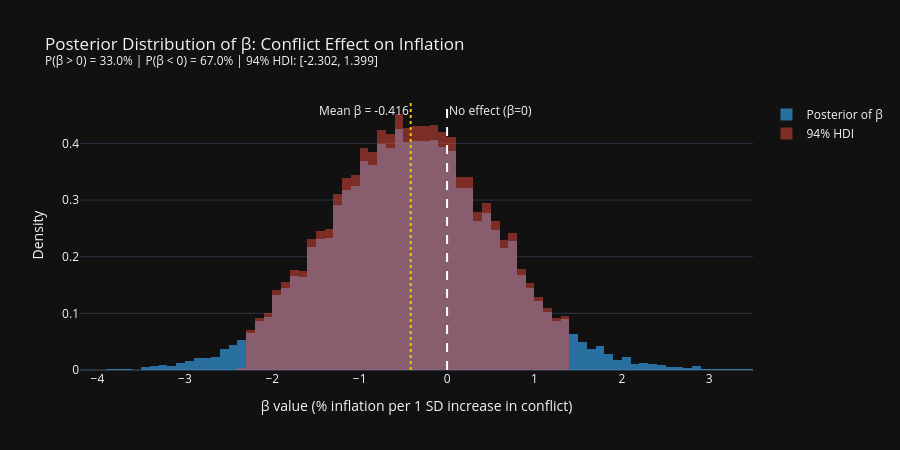
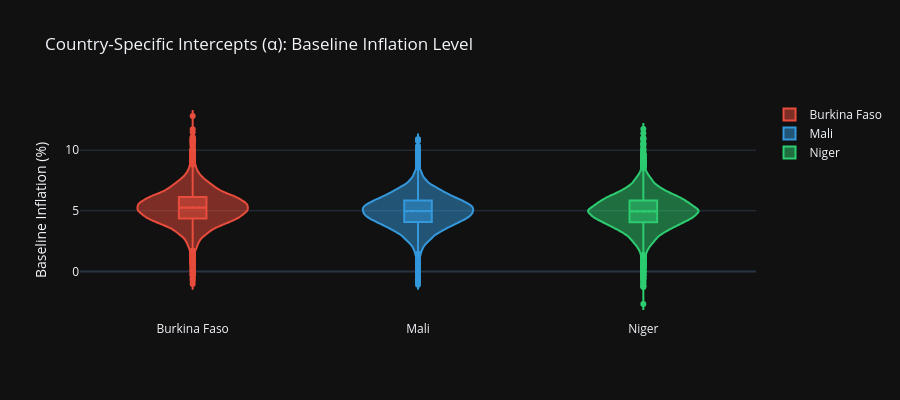

Here is the notebook cell these charts were saved with, in order:
### Code cell
# --- Extract posterior samples for beta
beta_samples = trace_hier.posterior["beta"].values.flatten()

# Compute key statistics
beta_mean = beta_samples.mean()
beta_hdi  = az.hdi(beta_samples, hdi_prob=0.94)
prob_pos  = (beta_samples > 0).mean() * 100
prob_neg  = (beta_samples < 0).mean() * 100

print(f"=== POSTERIOR SUMMARY: β (Conflict Effect) ===\n")
print(f"Mean             : {beta_mean:+.3f}%")
print(f"94% HDI          : [{beta_hdi[0]:.3f}, {beta_hdi[1]:.3f}]")
print(f"P(β > 0)         : {prob_pos:.1f}%")
print(f"P(β < 0)         : {prob_neg:.1f}%")

# --- Plotly visualization of posterior
fig = go.Figure()

# Histogram of posterior samples
fig.add_trace(go.Histogram(
    x=beta_samples,
    nbinsx=80,
    name="Posterior of β",
    marker_color="#3498db",
    opacity=0.7,
    histnorm="probability density",
))

# HDI shading
hdi_samples = beta_samples[
    (beta_samples >= beta_hdi[0]) & (beta_samples <= beta_hdi[1])
]
fig.add_trace(go.Histogram(
    x=hdi_samples,
    nbinsx=60,
    name="94% HDI",
    marker_color="#e74c3c",
    opacity=0.5,
    histnorm="probability density",
))

# Reference line at 0
fig.add_vline(
    x=0, line_dash="dash", line_color="white",
    annotation_text="No effect (β=0)",
    annotation_position="top right",
)

# Mean line
fig.add_vline(
    x=beta_mean, line_dash="dot", line_color="#f1c40f",
    annotation_text=f"Mean β = {beta_mean:+.3f}",
    annotation_position="top left",
)

fig.update_layout(
    title=f"Posterior Distribution of β: Conflict Effect on Inflation<br>"
          f"<sup>P(β > 0) = {prob_pos:.1f}% | "
          f"P(β < 0) = {prob_neg:.1f}% | "
          f"94% HDI: [{beta_hdi[0]:.3f}, {beta_hdi[1]:.3f}]</sup>",
    xaxis_title="β value (% inflation per 1 SD increase in conflict)",
    yaxis_title="Density",
    template="plotly_dark",
    height=450,
    barmode="overlay",
)
fig.show()

# --- Country-specific intercepts
alpha_samples = trace_hier.posterior["alpha"].values
fig2 = go.Figure()

for i, country in enumerate(countries):
    samples = alpha_samples[:, :, i].flatten()
    fig2.add_trace(go.Violin(
        y=samples,
        name=country,
        box_visible=True,
        meanline_visible=True,
        line_color=["#e74c3c", "#3498db", "#2ecc71"][i],
    ))

fig2.update_layout(
    title="Country-Specific Intercepts (α): Baseline Inflation Level",
    yaxis_title="Baseline Inflation (%)",
    template="plotly_dark",
    height=400,
)
fig2.show()

### Figure 1 — Plotly figure (JSON) as saved in the notebook; plotly's stock layout.template omitted (floating-point values rounded to 4 significant figures; data arrays with more than 128 entries replaced by an {"elided": "..."} marker saying what was removed)
{"data": [{"histnorm": "probability density", "marker": {"color": "#3498db"}, "name": "Posterior of β", "nbinsx": 80, "opacity": 0.7, "type": "histogram", "x": {"elided": "16000 float values"}}, {"histnorm": "probability density", "marker": {"color": "#e74c3c"}, "name": "94% HDI", "nbinsx": 60, "opacity": 0.5, "type": "histogram", "x": {"elided": "15041 float values"}}], "layout": {"annotations": [{"showarrow": false, "text": "No effect (β=0)", "x": 0, "xanchor": "left", "xref": "x", "y": 1, "yanchor": "top", "yref": "y domain"}, {"showarrow": false, "text": "Mean β = -0.416", "x": -0.4161, "xanchor": "right", "xref": "x", "y": 1, "yanchor": "top", "yref": "y domain"}], "barmode": "overlay", "height": 450, "shapes": [{"line": {"color": "white", "dash": "dash"}, "type": "line", "x0": 0, "x1": 0, "xref": "x", "y0": 0, "y1": 1, "yref": "y domain"}, {"line": {"color": "#f1c40f", "dash": "dot"}, "type": "line", "x0": -0.4161, "x1": -0.4161, "xref": "x", "y0": 0, "y1": 1, "yref": "y domain"}], "title": {"text": "Posterior Distribution of β: Conflict Effect on Inflation<br><sup>P(β > 0) = 33.0% | P(β < 0) = 67.0% | 94% HDI: [-2.302, 1.399]</sup>"}, "xaxis": {"title": {"text": "β value (% inflation per 1 SD increase in conflict)"}}, "yaxis": {"title": {"text": "Density"}}}}

### Figure 2 — Plotly figure (JSON) as saved in the notebook; plotly's stock layout.template omitted (floating-point values rounded to 4 significant figures; data arrays with more than 128 entries replaced by an {"elided": "..."} marker saying what was removed)
{"data": [{"box": {"visible": true}, "line": {"color": "#e74c3c"}, "meanline": {"visible": true}, "name": "Burkina Faso", "type": "violin", "y": {"elided": "16000 float values"}}, {"box": {"visible": true}, "line": {"color": "#3498db"}, "meanline": {"visible": true}, "name": "Mali", "type": "violin", "y": {"elided": "16000 float values"}}, {"box": {"visible": true}, "line": {"color": "#2ecc71"}, "meanline": {"visible": true}, "name": "Niger", "type": "violin", "y": {"elided": "16000 float values"}}], "layout": {"height": 400, "title": {"text": "Country-Specific Intercepts (α): Baseline Inflation Level"}, "yaxis": {"title": {"text": "Baseline Inflation (%)"}}}}
